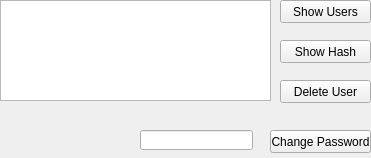
<?xml version="1.0" encoding="UTF-8"?>
<ui version="4.0">
 <class>MEX_UserPanel</class>
 <widget class="QWidget" name="MEX_UserPanel">
  <property name="geometry">
   <rect>
    <x>0</x>
    <y>0</y>
    <width>371</width>
    <height>158</height>
   </rect>
  </property>
  <property name="windowTitle">
   <string>MEX - User Panel</string>
  </property>
  <widget class="QPushButton" name="btnShowUsers">
   <property name="enabled">
    <bool>true</bool>
   </property>
   <property name="geometry">
    <rect>
     <x>280</x>
     <y>0</y>
     <width>91</width>
     <height>23</height>
    </rect>
   </property>
   <property name="text">
    <string>Show Users</string>
   </property>
  </widget>
  <widget class="QLineEdit" name="edtNewPW">
   <property name="geometry">
    <rect>
     <x>140</x>
     <y>130</y>
     <width>113</width>
     <height>20</height>
    </rect>
   </property>
   <property name="echoMode">
    <enum>QLineEdit::Password</enum>
   </property>
  </widget>
  <widget class="QListWidget" name="lwUsers">
   <property name="enabled">
    <bool>true</bool>
   </property>
   <property name="geometry">
    <rect>
     <x>0</x>
     <y>0</y>
     <width>271</width>
     <height>101</height>
    </rect>
   </property>
  </widget>
  <widget class="QPushButton" name="btnShowPW">
   <property name="enabled">
    <bool>true</bool>
   </property>
   <property name="geometry">
    <rect>
     <x>280</x>
     <y>40</y>
     <width>91</width>
     <height>23</height>
    </rect>
   </property>
   <property name="text">
    <string>Show Hash</string>
   </property>
  </widget>
  <widget class="QPushButton" name="btnChangePW">
   <property name="geometry">
    <rect>
     <x>270</x>
     <y>130</y>
     <width>101</width>
     <height>23</height>
    </rect>
   </property>
   <property name="text">
    <string>Change Password</string>
   </property>
  </widget>
  <widget class="QPushButton" name="btnDeleteUser">
   <property name="enabled">
    <bool>true</bool>
   </property>
   <property name="geometry">
    <rect>
     <x>280</x>
     <y>80</y>
     <width>91</width>
     <height>23</height>
    </rect>
   </property>
   <property name="text">
    <string>Delete User</string>
   </property>
  </widget>
 </widget>
 <resources/>
 <connections/>
</ui>
